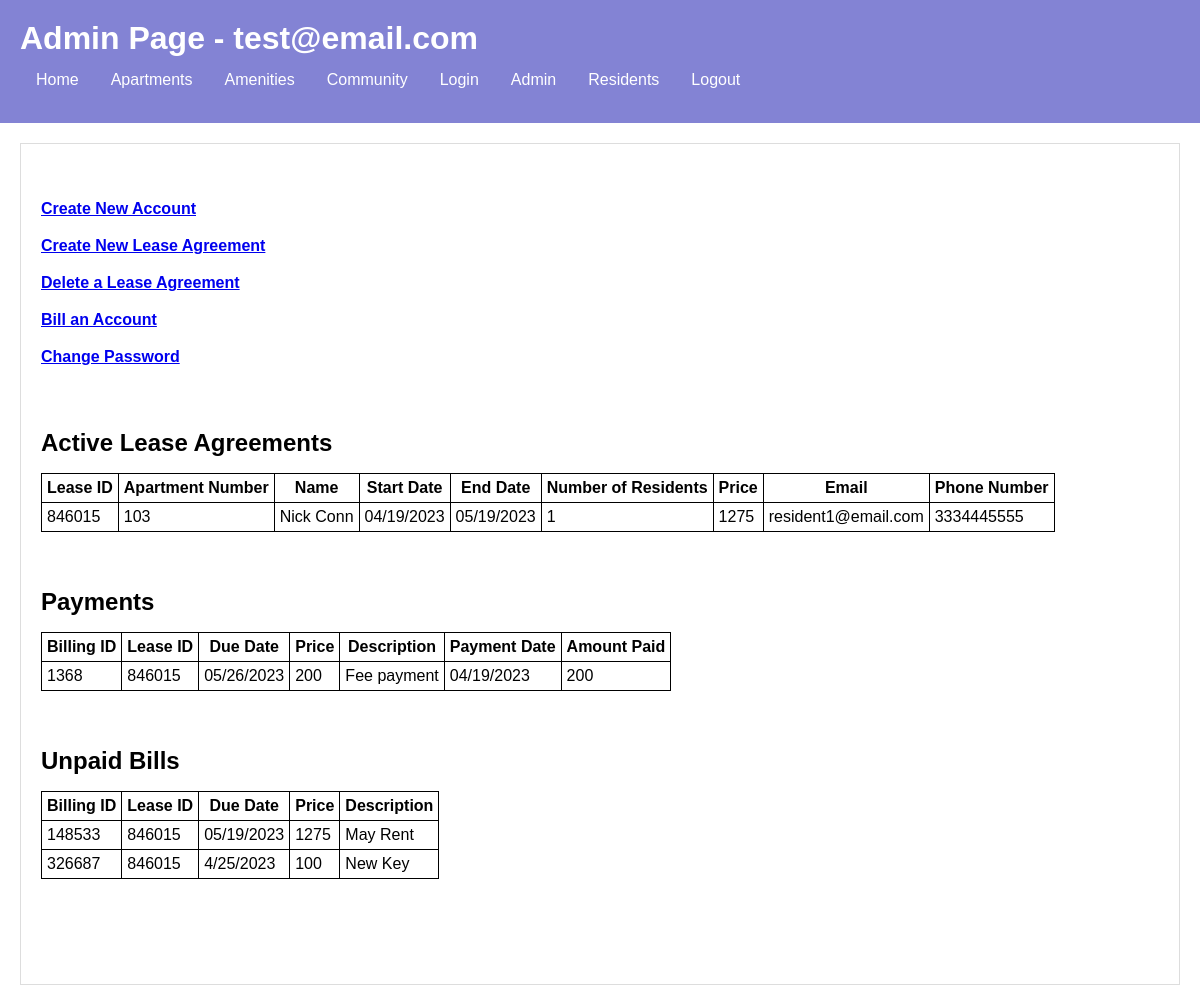
Page /admin.php (signed in) on the committed database.
### tables this page shows
CREATE TABLE `lease` (
  `LeaseID` int(10) NOT NULL,
  `StartDate` varchar(50) NOT NULL,
  `EndDate` varchar(50) NOT NULL,
  `NumResidents` int(10) NOT NULL,
  `Price` double NOT NULL,
  `ResSSN` int(10) NOT NULL,
  `ApartmentNumber` int(10) NOT NULL
);

CREATE TABLE `person` (
  `SSN` int(15) NOT NULL,
  `Phone_Number` varchar(15) NOT NULL,
  `Name` varchar(50) NOT NULL,
  `Email` varchar(50) NOT NULL,
  `Password` varchar(50) NOT NULL DEFAULT 'newuser',
  `Type` varchar(10) NOT NULL,
  `auth` tinyint(1) NOT NULL DEFAULT 0
);

CREATE TABLE `payment` (
  `Description` varchar(100) NOT NULL,
  `AmountPaid` double NOT NULL,
  `PaymentDate` varchar(50) NOT NULL,
  `LeaseID` int(10) NOT NULL,
  `BillingID` int(10) NOT NULL
);

CREATE TABLE `billing` (
  `Description` varchar(100) NOT NULL,
  `Price` double NOT NULL,
  `DueDate` varchar(50) NOT NULL,
  `LeaseID` int(10) NOT NULL,
  `BillingID` int(10) NOT NULL
);

### admin.php (the view, shortened to what this page needs)
<!DOCTYPE html>
<html>
  <head>
  </head>
  <body>
    <header>
      <h1>Admin Page - <?php if(isset($_COOKIE['email'])){echo $_COOKIE['email'];} ?></h1>
      <nav>
        <ul>
          <li><a href="home.php">Home</a></li>
          <li><a href="apartments.php">Apartments</a></li>
          <li><a href="">Amenities</a></li>
          <li><a href="community.php">Community</a></li>
          <li><a href="login.php">Login</a></li>
          <li><a href="admin.php">Admin</a></li>
          <li><a href="resident.php">Residents</a></li>
          <li><a href="logout.php">Logout</a></li>
        </ul>
      </nav>
    </header>
    <main>
  <h1>
    <a class = "createAccount" href="signup.php">Create New Account</a><br>
    <a class = "createAccount" href="lease.php">Create New Lease Agreement</a><br>
    <a class = "createAccount" href="deleteLease.php">Delete a Lease Agreement</a><br>
    <a class = "createAccount" href="billing.php">Bill an Account</a><br>
    <a class = "createAccount" href="updateInfo.php">Change Password</a><br><br>
  </h1>
<h2>Active Lease Agreements</h2>
<?php
  $servername = "localhost";
  $username = "root";
  $password = "";
  $dbname = "testapt";
  $conn = mysqli_connect($servername, $username, $password, $dbname);
  $sql = "SELECT * FROM lease INNER JOIN person ON lease.ResSSN = person.SSN";
  $result = mysqli_query($conn, $sql);
  if (mysqli_num_rows($result) > 0) {
    echo "<table id='allResults'>";
    echo "<tr><th>Lease ID</th><th>Apartment Number</th><th>Name</th><th>Start Date</th><th>End Date</th><th>Number of Residents</th><th>Price</th><th>Email</th><th>Phone Number</th></tr>";
    while($row = mysqli_fetch_assoc($result)) {
      echo "<tr><td>".$row["LeaseID"]."</td><td>".$row["ApartmentNumber"]."</td><td>".$row["Name"]."</td><td>".$row["StartDate"]."</td><td>".$row["EndDate"]."</td><td>".$row["NumResidents"]."</td><td>".$row["Price"]."</td><td>".$row["Email"]."</td><td>".$row["Phone_Number"]."</td></tr>";
      }
      echo "</table>";
      } else {
        echo "0 results";
      }
    ?>
<br><br>
<h2>Payments</h2>
<?php
  $servername = "localhost";
  $username = "root";
  $password = "";
  $dbname = "testapt";
  $conn = mysqli_connect($servername, $username, $password, $dbname);
  $sql = "SELECT * FROM billing INNER JOIN payment ON billing.BillingID = payment.BillingID";
  $result = mysqli_query($conn, $sql);
  if (mysqli_num_rows($result) > 0) {
    echo "<table id='allResults'>";
    echo "<tr><th>Billing ID</th><th>Lease ID</th><th>Due Date</th><th>Price</th><th>Description</th><th>Payment Date</th><th>Amount Paid</th></tr>";
    while($row = mysqli_fetch_assoc($result)) {
      echo "<tr><td>".$row["BillingID"]."</td><td>".$row["LeaseID"]."</td><td>".$row["DueDate"]."</td><td>".$row["Price"]."</td><td>".$row["Description"]."</td><td>".$row["PaymentDate"]."</td><td>".$row["AmountPaid"]."</td></tr>";
      }
      echo "</table>";
      } else {
        echo "0 results";
      }
    ?>
<br><br>
<h2>Unpaid Bills</h2>
<?php
  $servername = "localhost";
  $username = "root";
  $password = "";
  $dbname = "testapt";
  $conn = mysqli_connect($servername, $username, $password, $dbname);
  $sql = "SELECT * FROM billing WHERE BillingID NOT IN ( SELECT BillingID FROM payment )";
  $result = mysqli_query($conn, $sql);
  if (mysqli_num_rows($result) > 0) {
    echo "<table id='allResults'>";
    echo "<tr><th>Billing ID</th><th>Lease ID</th><th>Due Date</th><th>Price</th><th>Description</th></tr>";
    while($row = mysqli_fetch_assoc($result)) {
      echo "<tr><td>".$row["BillingID"]."</td><td>".$row["LeaseID"]."</td><td>".$row["DueDate"]."</td><td>".$row["Price"]."</td><td>".$row["Description"]."</td></tr>";
      }
      echo "</table>";
      } else {
        echo "0 results";
      }
    ?>
    </main>
</body>
</html>

### admin.php (style rules this page uses)
body { margin: 0; font-family: Arial, sans-serif; background-size: cover; background-position: center; }
.createAccount { font-size: 1rem; justify-content: left; }
table, th, td { border: 1px solid black; border-collapse: collapse; padding: 5px; }
header { background-color: rgba(100, 100, 202, 0.8); color: white; padding: 20px; }
header h1 { margin: 0; }
nav ul { list-style: none; margin: 0; padding: 0; overflow: hidden; }
nav li { float: left; }
nav a { display: block; color: white; text-align: center; padding: 14px 16px; text-decoration: none; }
main { padding: 20px; margin: 20px; border: 1px solid #ddd; background-repeat: no-repeat; background-size: cover; background-position: center top; height: 100vh; }
main h2 { font-size: 1.5rem; margin-bottom: 1rem; }

### rows in the picture
lease: LeaseID "846015", ApartmentNumber "103", person.Name "Nick Conn", StartDate "04/19/2023", EndDate "05/19/2023", NumResidents "1", Price "1275", person.Email "resident1@email.com", person.Phone_Number "3334445555"
payment: BillingID "1368", LeaseID "846015", BillingID.DueDate "05/26/2023", BillingID.Price "200", Description "Fee payment", PaymentDate "04/19/2023", AmountPaid "200"
billing: BillingID "148533", LeaseID "846015", DueDate "05/19/2023", Price "1275", Description "May Rent"
billing: BillingID "326687", LeaseID "846015", DueDate "4/25/2023", Price "100", Description "New Key"

### other values in the picture
$_COOKIE['email'] "test@email.com"
